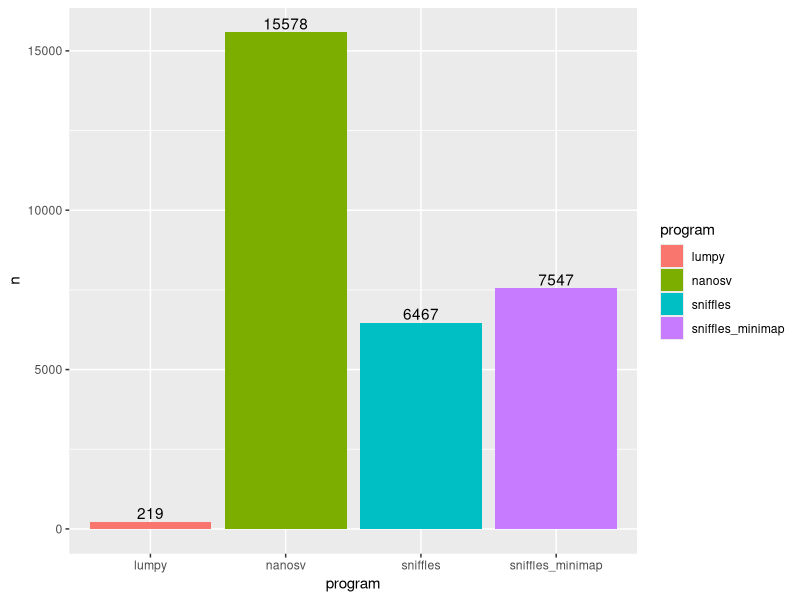
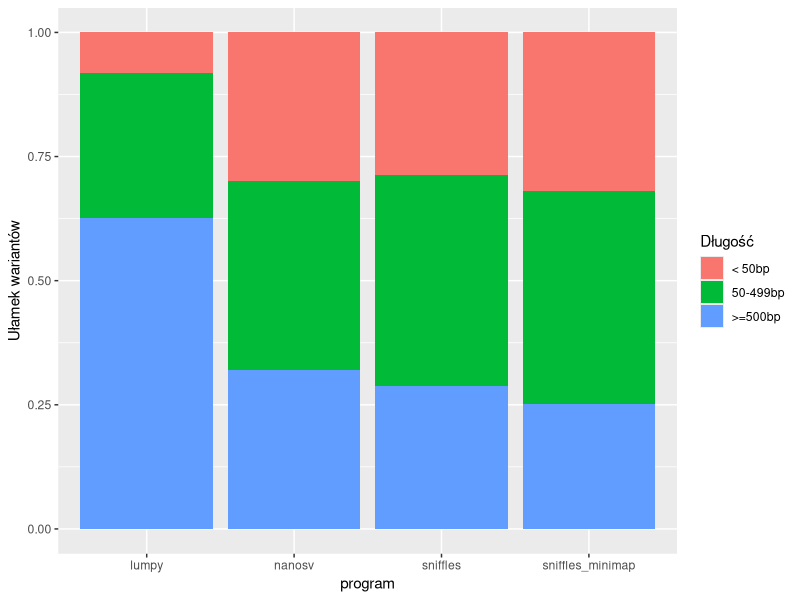
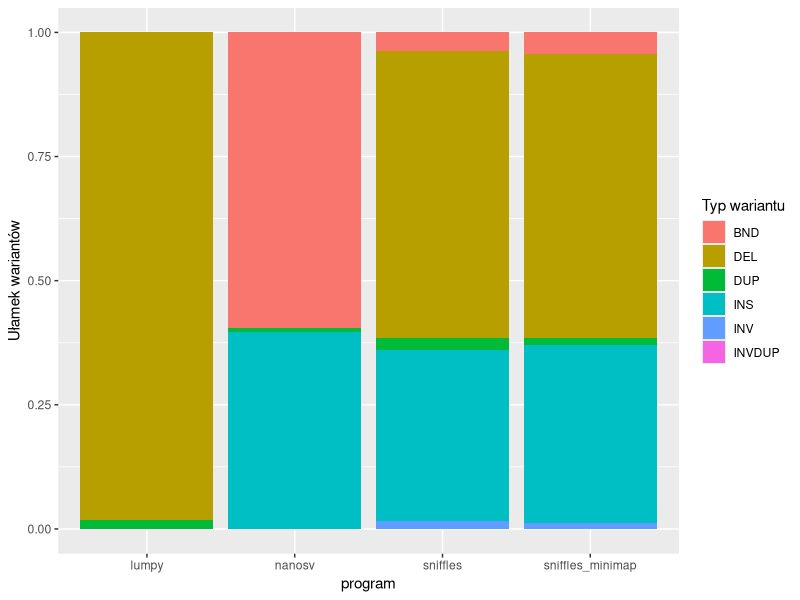
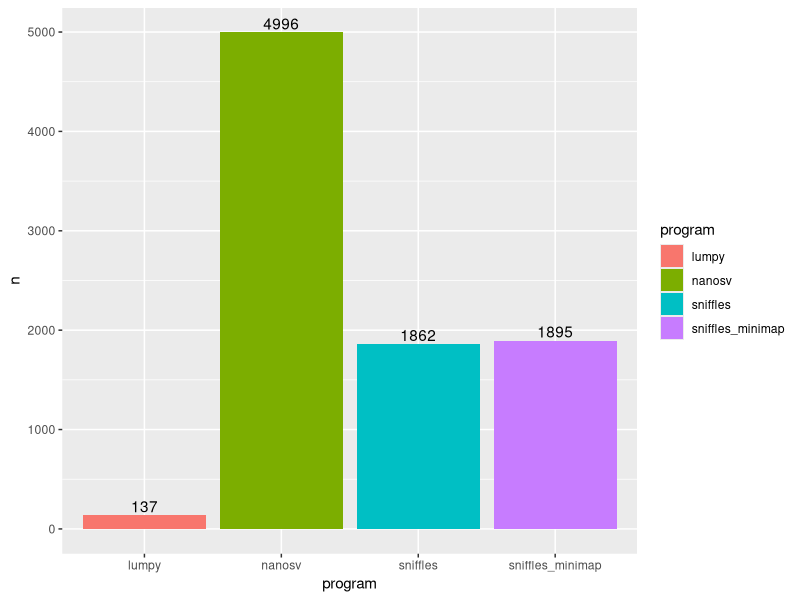
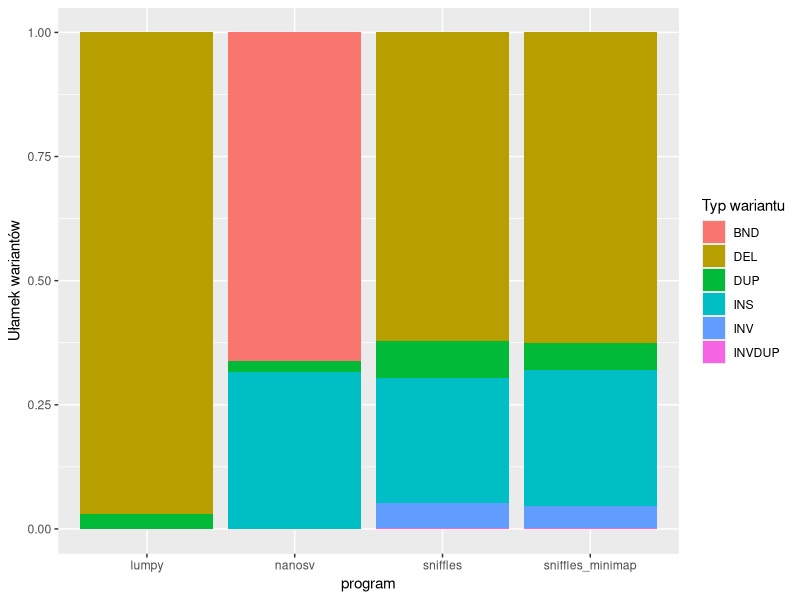

Source code (R) for these figures, in order: (Note: a time limit stopped this script after it produced the figures.)
library(tidyverse)

lumpy<- read_csv("lumpy.csv", col_types = cols(.default = "d", CHROM = "c", SVTYPE = "c", ALT = "c"))
sniffles<- read_csv("sniffles.csv", col_types = cols(.default = "d", CHROM = "c", SVTYPE = "c", ALT = "c"))
sniffles_minimap<- read_csv("sniffles_minimap.csv", col_types = cols(.default = "d", CHROM = "c", SVTYPE = "c", ALT = "c"))
nanosv<- read_csv("nanosv.csv", col_types = cols(.default = "d", CHROM = "c", SVTYPE = "c", ALT = "c"))
nanosv$END <- ifelse(is.na(nanosv$END), nanosv$START + nanosv$SVLEN, nanosv$END) 

lumpy$name = "lumpy"
sniffles$name = "sniffles"
sniffles_minimap$name = "sniffles_minimap"
nanosv$name = "nanosv"

warianty <- bind_rows(lumpy, sniffles, sniffles_minimap, nanosv) %>% filter(!is.na(SVLEN))
warianty$length <- ""
warianty$length <- ifelse(abs(warianty$SVLEN) >= 500, ">=500bp", 
                    ifelse( abs(warianty$SVLEN) < 500 & abs(warianty$SVLEN) >= 50, "50-499bp", "< 50bp" ))
warianty$length <- factor(warianty$length, levels = c("< 50bp", "50-499bp", ">=500bp" ))

write_csv(warianty, "wszystkie_warianty_odczyty.csv")

war <- warianty %>% count(name, sort = TRUE) %>% rename(program = name)
war %>% ggplot(aes(x = program, y = n, fill = program)) +
  geom_bar(stat = "identity") + 
  geom_text(aes(label=n), position=position_dodge(width=0.9), vjust=-0.25)
  
 
warianty %>% ggplot(aes(x = name, fill = length)) + 
  geom_bar(position = "fill") + 
  labs(x = "program", y = "Ułamek wariantów") + 
  scale_fill_discrete(name = "Długość")

warianty %>% ggplot(aes(x =name, fill = SVTYPE)) + 
  geom_bar(position = "fill") + 
  labs(x = "program", y = "Ułamek wariantów") + 
  scale_fill_discrete(name = "Typ wariantu")

warianty_500 <- warianty %>% filter(length == ">=500bp")

war_500 <- warianty_500 %>% count(name, sort = TRUE) %>% rename(program = name)
war_500 %>% ggplot(aes(x = program, y = n, fill = program)) +
  geom_bar(stat = "identity") + 
  geom_text(aes(label=n), position=position_dodge(width=0.9), vjust=-0.25)

warianty_500 %>% ggplot(aes(x =name, fill = SVTYPE)) + 
  geom_bar(position = "fill") + 
  labs(x = "program", y = "Ułamek wariantów") + 
  scale_fill_discrete(name = "Typ wariantu")

ath <- read_csv("ath_cnv.csv", skip = 4)
ath <- ath %>% filter(`Included in AthCNV dataset?` == "YES") %>% select(CNV_ID, Chr, Start, Stop, size, `Included in AthCNV dataset?`)
ath$Chr <- factor(gsub("Chr", "", ath$Chr))


warianty_500$END <- ifelse(is.na(warianty_500$END), warianty_500$START + warianty_500$SVLEN, warianty_500$END) 
#warianty_500$SVLEN <- abs(warianty_500$SVLEN)

coverage <- 0.2
overlap_02 <- ath
overlap_02$lumpy <- 0
overlap_02$sniffles_minimap <- 0
overlap_02$sniffles <- 0
overlap_02$nanosv <- 0


for(index in 1:nrow(warianty_500))
{
  cnv <- warianty_500 %>% slice(index)
  chrom <- ath %>% 
    filter( Chr == cnv$CHROM, 
      cnv$START < Start & cnv$END< Stop & (cnv$END - Start >= coverage*size & cnv$END - Start >= abs(coverage*cnv$SVLEN)) | 
            cnv$START < Start & cnv$END > Stop & (Stop - Start >= coverage*size & Stop - Start >= abs(coverage*cnv$SVLEN)) |
            cnv$START > Start & cnv$END < Stop & (cnv$END - cnv$START >= coverage*size & cnv$END - cnv$START >= abs(coverage*cnv$SVLEN)) | 
            cnv$START > Start & cnv$END > Stop & (Stop - cnv$START >= coverage*size & Stop - cnv$START >= abs(coverage*cnv$SVLEN)))
  program <- cnv$name
  if(program == "lumpy") {overlap_02$lumpy[overlap_02$CNV_ID %in% chrom$CNV_ID] <- 1}
  else if(program == "sniffles") {overlap_02$sniffles[overlap_02$CNV_ID %in% chrom$CNV_ID] <- 1 }
  else if(program == "sniffles_minimap") {overlap_02$sniffles_minimap[overlap_02$CNV_ID %in% chrom$CNV_ID] <- 1 }
  else if(program == "nanosv") { overlap_02$nanosv[overlap_02$CNV_ID %in% chrom$CNV_ID] <- 1 }
}  

coverage <- 0.5
overlap_05 <- ath
overlap_05$lumpy <- 0
overlap_05$sniffles_minimap <- 0
overlap_05$sniffles <- 0
overlap_05$nanosv <- 0


for(index in 1:nrow(warianty_500))
{
  cnv <- warianty_500 %>% slice(index)
  chrom <- ath %>% 
    filter( Chr == cnv$CHROM, 
            cnv$START < Start & cnv$END< Stop & (cnv$END - Start >= coverage*size & cnv$END - Start >= abs(coverage*cnv$SVLEN)) | 
              cnv$START < Start & cnv$END > Stop & (Stop - Start >= coverage*size & Stop - Start >= abs(coverage*cnv$SVLEN)) |
              cnv$START > Start & cnv$END < Stop & (cnv$END - cnv$START >= coverage*size & cnv$END - cnv$START >= abs(coverage*cnv$SVLEN)) | 
              cnv$START > Start & cnv$END > Stop & (Stop - cnv$START >= coverage*size & Stop - cnv$START >= abs(coverage*cnv$SVLEN)))
  program <- cnv$name
  if(program == "lumpy") {overlap_05$lumpy[overlap_05$CNV_ID %in% chrom$CNV_ID] <- 1}
  else if(program == "sniffles") {overlap_05$sniffles[overlap_05$CNV_ID %in% chrom$CNV_ID] <- 1 }
  else if(program == "sniffles_minimap") {overlap_05$sniffles_minimap[overlap_05$CNV_ID %in% chrom$CNV_ID] <- 1 }
  else if(program == "nanosv") { overlap_05$nanosv[overlap_05$CNV_ID %in% chrom$CNV_ID] <- 1 }
}  


coverage <- 0.8
overlap_08 <- ath
overlap_08$lumpy <- 0
overlap_08$sniffles_minimap <- 0
overlap_08$sniffles <- 0
overlap_08$nanosv <- 0


for(index in 1:nrow(warianty_500))
{
  cnv <- warianty_500 %>% slice(index)
  chrom <- ath %>% 
    filter( Chr == cnv$CHROM, 
            cnv$START < Start & cnv$END< Stop & (cnv$END - Start >= coverage*size & cnv$END - Start >= abs(coverage*cnv$SVLEN)) | 
              cnv$START < Start & cnv$END > Stop & (Stop - Start >= coverage*size & Stop - Start >= abs(coverage*cnv$SVLEN)) |
              cnv$START > Start & cnv$END < Stop & (cnv$END - cnv$START >= coverage*size & cnv$END - cnv$START >= abs(coverage*cnv$SVLEN)) | 
              cnv$START > Start & cnv$END > Stop & (Stop - cnv$START >= coverage*size & Stop - cnv$START >= abs(coverage*cnv$SVLEN)))
  program <- cnv$name
  if(program == "lumpy") {overlap_08$lumpy[overlap_08$CNV_ID %in% chrom$CNV_ID] <- 1}
  else if(program == "sniffles") {overlap_08$sniffles[overlap_08$CNV_ID %in% chrom$CNV_ID] <- 1 }
  else if(program == "sniffles_minimap") {overlap_08$sniffles_minimap[overlap_08$CNV_ID %in% chrom$CNV_ID] <- 1 }
  else if(program == "nanosv") { overlap_08$nanosv[overlap_08$CNV_ID %in% chrom$CNV_ID] <- 1 }
}  

write_csv(overlap_02, "overlap_20.csv")
write_csv(overlap_05, "overlap_50.csv")
write_csv(overlap_08, "overlap_80.csv")

overlap_02$pokrycie = "20%"
overlap_05$pokrycie = "50%"
overlap_08$pokrycie = "80%"


overlap <- bind_rows(overlap_02, overlap_05, overlap_08)

write_csv(overlap, "odczyty_AthCNV_detekcja.csv")

overlaps <- overlap %>% 
  group_by(pokrycie) %>% 
  mutate(lumpy = sum(lumpy)*100/sum(nrow(ath)), sniffles = sum(sniffles)*100/sum(nrow(ath)), sniffles_minimap = sum(sniffles_minimap)*100/sum(nrow(ath)), nanosv = sum(nanosv)*100/sum(nrow(ath))) %>%
  select(lumpy,sniffles_minimap, sniffles, nanosv) %>% 
  unique %>% 
  pivot_longer(., c("lumpy", "sniffles_minimap", "sniffles", "nanosv"), names_to = "program", values_to = "%AthCNV")

write_csv(overlaps, "pokrycie_AthCNV_odczyty.csv")

pd <- position_dodge(0.1)
ggplot(overlaps, aes(pokrycie, `%AthCNV`, color = program, group = program))  +
  geom_point(position = pd, size = 3) + 
  geom_line(alpha = 0.3, position = pd) + 
  labs(x = "% nalożenia CNV'ów", y = "%wariantów AthCNV znalezionych przez program") +
  geom_text(aes(label=round(`%AthCNV`, 1)), position=position_dodge(width=0.7), vjust=-0.4)

# 
# 
# ggplot(overlaps, aes(program, `%AthCNV`, fill = program))  +
#   geom_bar(stat = "identity") + 
#   labs(x = "% nalożenia CNV'ów") + 
#   facet_wrap(~pokrycie)

odleglosc <- overlap %>% 
  pivot_longer(., c("lumpy", "sniffles_minimap", "sniffles", "nanosv"), names_to = "program", values_to = "detekcja") %>% 
  filter(detekcja == 1)

odleglosc %>% ggplot(aes(program, size, fill = program)) +
  geom_violin(outlier.shape = NA) +
  scale_y_continuous(limits = quantile(odleglosc$size, c(0.1, 0.9)))
